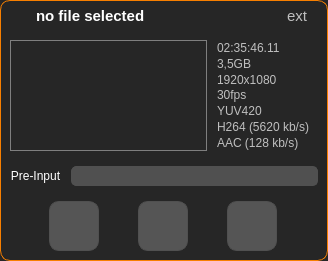
                 <widget class="QFrame" name="i_frame">
                  <property name="minimumSize">
                   <size>
                    <width>328</width>
                    <height>250</height>
                   </size>
                  </property>
                  <property name="maximumSize">
                   <size>
                    <width>375</width>
                    <height>290</height>
                   </size>
                  </property>
                  <property name="styleSheet">
                   <string notr="true">QFrame {
	background-color: #262626;
	border: 1px solid #f77f00;
	border-radius: 10px;
}</string>
                  </property>
                  <property name="frameShape">
                   <enum>QFrame::StyledPanel</enum>
                  </property>
                  <property name="frameShadow">
                   <enum>QFrame::Raised</enum>
                  </property>
                  <layout class="QVBoxLayout" name="verticalLayout_2">
                   <property name="spacing">
                    <number>0</number>
                   </property>
                   <property name="leftMargin">
                    <number>0</number>
                   </property>
                   <property name="topMargin">
                    <number>0</number>
                   </property>
                   <property name="rightMargin">
                    <number>0</number>
                   </property>
                   <property name="bottomMargin">
                    <number>0</number>
                   </property>
                   <item>
                    <widget class="QFrame" name="i_title_frame">
                     <property name="minimumSize">
                      <size>
                       <width>0</width>
                       <height>30</height>
                      </size>
                     </property>
                     <property name="maximumSize">
                      <size>
                       <width>16777215</width>
                       <height>30</height>
                      </size>
                     </property>
                     <property name="styleSheet">
                      <string notr="true">QFrame {
	background-color: none;
	border: none;
	border-radius: none;
}</string>
                     </property>
                     <property name="frameShape">
                      <enum>QFrame::NoFrame</enum>
                     </property>
                     <property name="frameShadow">
                      <enum>QFrame::Plain</enum>
                     </property>
                     <layout class="QHBoxLayout" name="horizontalLayout_2">
                      <property name="spacing">
                       <number>5</number>
                      </property>
                      <property name="leftMargin">
                       <number>0</number>
                      </property>
                      <property name="topMargin">
                       <number>0</number>
                      </property>
                      <property name="rightMargin">
                       <number>0</number>
                      </property>
                      <property name="bottomMargin">
                       <number>0</number>
                      </property>
                      <item>
                       <widget class="QLabel" name="i_icon">
                        <property name="minimumSize">
                         <size>
                          <width>30</width>
                          <height>30</height>
                         </size>
                        </property>
                        <property name="maximumSize">
                         <size>
                          <width>30</width>
                          <height>30</height>
                         </size>
                        </property>
                        <property name="cursor">
                         <cursorShape>PointingHandCursor</cursorShape>
                        </property>
                        <property name="pixmap">
                         <pixmap resource="../resources/resources.qrc">:/icons/icons/login_white_24dp.svg</pixmap>
                        </property>
                        <property name="alignment">
                         <set>Qt::AlignCenter</set>
                        </property>
                       </widget>
                      </item>
                      <item>
                       <widget class="QLabel" name="i_title">
                        <property name="minimumSize">
                         <size>
                          <width>0</width>
                          <height>30</height>
                         </size>
                        </property>
                        <property name="maximumSize">
                         <size>
                          <width>16777215</width>
                          <height>30</height>
                         </size>
                        </property>
                        <property name="styleSheet">
                         <string notr="true">QLabel {
	color: white;
	font-family: &quot;Segoe UI&quot;;
	font-size: 11pt;
	font-weight: bold;
}</string>
                        </property>
                        <property name="text">
                         <string>no file selected</string>
                        </property>
                        <property name="wordWrap">
                         <bool>false</bool>
                        </property>
                       </widget>
                      </item>
                      <item>
                       <widget class="QLabel" name="i_ext">
                        <property name="minimumSize">
                         <size>
                          <width>60</width>
                          <height>30</height>
                         </size>
                        </property>
                        <property name="maximumSize">
                         <size>
                          <width>60</width>
                          <height>30</height>
                         </size>
                        </property>
                        <property name="styleSheet">
                         <string notr="true">QLabel {
	color: #bfbfbf;
	font-family: &quot;Segoe UI&quot;;
	font-size: 11pt;
}</string>
                        </property>
                        <property name="text">
                         <string>ext</string>
                        </property>
                        <property name="alignment">
                         <set>Qt::AlignCenter</set>
                        </property>
                       </widget>
                      </item>
                     </layout>
                    </widget>
                   </item>
                   <item>
                    <widget class="QFrame" name="i_contents_frame">
                     <property name="enabled">
                      <bool>false</bool>
                     </property>
                     <property name="minimumSize">
                      <size>
                       <width>0</width>
                       <height>220</height>
                      </size>
                     </property>
                     <property name="maximumSize">
                      <size>
                       <width>16777215</width>
                       <height>16777215</height>
                      </size>
                     </property>
                     <property name="styleSheet">
                      <string notr="true">QFrame {
	background-color: none;
	border: none;
	border-radius: none;
}</string>
                     </property>
                     <property name="frameShape">
                      <enum>QFrame::StyledPanel</enum>
                     </property>
                     <property name="frameShadow">
                      <enum>QFrame::Raised</enum>
                     </property>
                     <layout class="QVBoxLayout" name="verticalLayout_4">
                      <property name="spacing">
                       <number>15</number>
                      </property>
                      <item>
                       <widget class="QFrame" name="i_preview_frame">
                        <property name="minimumSize">
                         <size>
                          <width>0</width>
                          <height>111</height>
                         </size>
                        </property>
                        <property name="maximumSize">
                         <size>
                          <width>16777215</width>
                          <height>111</height>
                         </size>
                        </property>
                        <property name="frameShape">
                         <enum>QFrame::StyledPanel</enum>
                        </property>
                        <property name="frameShadow">
                         <enum>QFrame::Raised</enum>
                        </property>
                        <layout class="QHBoxLayout" name="horizontalLayout_4">
                         <property name="spacing">
                          <number>10</number>
                         </property>
                         <property name="leftMargin">
                          <number>0</number>
                         </property>
                         <property name="topMargin">
                          <number>0</number>
                         </property>
                         <property name="rightMargin">
                          <number>0</number>
                         </property>
                         <property name="bottomMargin">
                          <number>0</number>
                         </property>
                         <item>
                          <widget class="QLabel" name="i_preview">
                           <property name="minimumSize">
                            <size>
                             <width>197</width>
                             <height>111</height>
                            </size>
                           </property>
                           <property name="maximumSize">
                            <size>
                             <width>197</width>
                             <height>111</height>
                            </size>
                           </property>
                           <property name="styleSheet">
                            <string notr="true">QLabel {
	border: 1px solid #7f7f7f;
	border-radius: 0px;
}</string>
                           </property>
                           <property name="scaledContents">
                            <bool>true</bool>
                           </property>
                           <property name="alignment">
                            <set>Qt::AlignCenter</set>
                           </property>
                          </widget>
                         </item>
                         <item>
                          <widget class="QFrame" name="i_param_frame">
                           <property name="frameShape">
                            <enum>QFrame::NoFrame</enum>
                           </property>
                           <property name="frameShadow">
                            <enum>QFrame::Raised</enum>
                           </property>
                           <layout class="QVBoxLayout" name="verticalLayout_3">
                            <property name="spacing">
                             <number>0</number>
                            </property>
                            <property name="leftMargin">
                             <number>0</number>
                            </property>
                            <property name="topMargin">
                             <number>0</number>
                            </property>
                            <property name="rightMargin">
                             <number>0</number>
                            </property>
                            <property name="bottomMargin">
                             <number>0</number>
                            </property>
                            <item>
                             <widget class="QLabel" name="i_duration">
                              <property name="font">
                               <font>
                                <family>Segoe UI</family>
                               </font>
                              </property>
                              <property name="styleSheet">
                               <string notr="true">QLabel {
	color: #bfbfbf;
}

QLabel:hover {
	color: white;

}</string>
                              </property>
                              <property name="text">
                               <string>&lt;html&gt;&lt;head/&gt;&lt;body&gt;&lt;p&gt;02:35:46.11&lt;/p&gt;&lt;/body&gt;&lt;/html&gt;</string>
                              </property>
                             </widget>
                            </item>
                            <item>
                             <widget class="QLabel" name="i_size">
                              <property name="font">
                               <font>
                                <family>Segoe UI</family>
                               </font>
                              </property>
                              <property name="styleSheet">
                               <string notr="true">QLabel {
	color: #bfbfbf;
}

QLabel:hover {
	color: white;

}</string>
                              </property>
                              <property name="text">
                               <string>&lt;html&gt;&lt;head/&gt;&lt;body&gt;&lt;p&gt;3,5GB&lt;/p&gt;&lt;/body&gt;&lt;/html&gt;</string>
                              </property>
                             </widget>
                            </item>
                            <item>
                             <widget class="QLabel" name="i_resolution">
                              <property name="font">
                               <font>
                                <family>Segoe UI</family>
                               </font>
                              </property>
                              <property name="styleSheet">
                               <string notr="true">QLabel {
	color: #bfbfbf;
}

QLabel:hover {
	color: white;

}</string>
                              </property>
                              <property name="text">
                               <string>&lt;html&gt;&lt;head/&gt;&lt;body&gt;&lt;p&gt;1920x1080&lt;/p&gt;&lt;/body&gt;&lt;/html&gt;</string>
                              </property>
                             </widget>
                            </item>
                            <item>
                             <widget class="QLabel" name="i_framerate">
                              <property name="font">
                               <font>
                                <family>Segoe UI</family>
                               </font>
                              </property>
                              <property name="styleSheet">
                               <string notr="true">QLabel {
	color: #bfbfbf;
}

QLabel:hover {
	color: white;

}</string>
                              </property>
                              <property name="text">
                               <string>&lt;html&gt;&lt;head/&gt;&lt;body&gt;&lt;p&gt;30fps&lt;/p&gt;&lt;/body&gt;&lt;/html&gt;</string>
                              </property>
                             </widget>
                            </item>
                            <item>
                             <widget class="QLabel" name="i_pix_format">
                              <property name="font">
                               <font>
                                <family>Segoe UI</family>
                               </font>
                              </property>
                              <property name="styleSheet">
                               <string notr="true">QLabel {
	color: #bfbfbf;
}

QLabel:hover {
	color: white;

}</string>
                              </property>
                              <property name="text">
                               <string>&lt;html&gt;&lt;head/&gt;&lt;body&gt;&lt;p&gt;YUV420&lt;/p&gt;&lt;/body&gt;&lt;/html&gt;</string>
                              </property>
                             </widget>
                            </item>
                            <item>
                             <widget class="QLabel" name="i_vcodec">
                              <property name="font">
                               <font>
                                <family>Segoe UI</family>
                               </font>
                              </property>
                              <property name="styleSheet">
                               <string notr="true">QLabel {
	color: #bfbfbf;
}

QLabel:hover {
	color: white;

}</string>
                              </property>
                              <property name="text">
                               <string>&lt;html&gt;&lt;head/&gt;&lt;body&gt;&lt;p&gt;H264 (5620 kb/s)&lt;/p&gt;&lt;/body&gt;&lt;/html&gt;</string>
                              </property>
                             </widget>
                            </item>
                            <item>
                             <widget class="QLabel" name="i_acodec">
                              <property name="font">
                               <font>
                                <family>Segoe UI</family>
                               </font>
                              </property>
                              <property name="styleSheet">
                               <string notr="true">QLabel {
	color: #bfbfbf;
}

QLabel:hover {
	color: white;

}</string>
                              </property>
                              <property name="text">
                               <string>&lt;html&gt;&lt;head/&gt;&lt;body&gt;&lt;p&gt;AAC (128 kb/s)&lt;/p&gt;&lt;/body&gt;&lt;/html&gt;</string>
                              </property>
                             </widget>
                            </item>
                           </layout>
                          </widget>
                         </item>
                        </layout>
                       </widget>
                      </item>
                      <item>
                       <widget class="QFrame" name="i_preinput_frame">
                        <property name="maximumSize">
                         <size>
                          <width>16777215</width>
                          <height>20</height>
                         </size>
                        </property>
                        <property name="frameShape">
                         <enum>QFrame::StyledPanel</enum>
                        </property>
                        <property name="frameShadow">
                         <enum>QFrame::Raised</enum>
                        </property>
                        <layout class="QFormLayout" name="formLayout">
                         <property name="horizontalSpacing">
                          <number>10</number>
                         </property>
                         <property name="verticalSpacing">
                          <number>0</number>
                         </property>
                         <property name="leftMargin">
                          <number>0</number>
                         </property>
                         <property name="topMargin">
                          <number>0</number>
                         </property>
                         <property name="rightMargin">
                          <number>0</number>
                         </property>
                         <property name="bottomMargin">
                          <number>0</number>
                         </property>
                         <item row="0" column="0">
                          <widget class="QLabel" name="i_preinput_label">
                           <property name="minimumSize">
                            <size>
                             <width>48</width>
                             <height>0</height>
                            </size>
                           </property>
                           <property name="font">
                            <font>
                             <family>Segoe UI</family>
                            </font>
                           </property>
                           <property name="styleSheet">
                            <string notr="true">color: white;</string>
                           </property>
                           <property name="text">
                            <string>Pre-Input</string>
                           </property>
                           <property name="alignment">
                            <set>Qt::AlignCenter</set>
                           </property>
                           <property name="buddy">
                            <cstring>i_preinput_input</cstring>
                           </property>
                          </widget>
                         </item>
                         <item row="0" column="1">
                          <widget class="QLineEdit" name="i_preinput_input">
                           <property name="styleSheet">
                            <string notr="true">QLineEdit {
	background-color: #333333;
	color: white;
	border: 1px solid #7f7f7f;
	border-radius: 5px;
	padding: 2px;

}

QLineEdit:disabled {
	background-color: rgb(80, 80, 80);
	border-color: rgb(80, 80, 80);
}

QLineEdit:hover {
	background-color: #333333;
	color: white;
	border: 1px solid #f77f00;
	border-radius: 5px;
	padding: 2px;
}

QLineEdit:focus {
	background-color: #333333;
	color: white;
	border: 1px solid #f77f00;
	border-radius: 5px;
	padding: 2px;
}</string>
                           </property>
                          </widget>
                         </item>
                        </layout>
                       </widget>
                      </item>
                      <item>
                       <widget class="QFrame" name="i_tools_frame">
                        <property name="maximumSize">
                         <size>
                          <width>16777215</width>
                          <height>70</height>
                         </size>
                        </property>
                        <property name="frameShape">
                         <enum>QFrame::StyledPanel</enum>
                        </property>
                        <property name="frameShadow">
                         <enum>QFrame::Raised</enum>
                        </property>
                        <layout class="QHBoxLayout" name="horizontalLayout_6">
                         <property name="spacing">
                          <number>0</number>
                         </property>
                         <property name="leftMargin">
                          <number>0</number>
                         </property>
                         <property name="topMargin">
                          <number>0</number>
                         </property>
                         <property name="rightMargin">
                          <number>0</number>
                         </property>
                         <property name="bottomMargin">
                          <number>0</number>
                         </property>
                         <item>
                          <widget class="QPushButton" name="i_info">
                           <property name="minimumSize">
                            <size>
                             <width>50</width>
                             <height>50</height>
                            </size>
                           </property>
                           <property name="maximumSize">
                            <size>
                             <width>50</width>
                             <height>50</height>
                            </size>
                           </property>
                           <property name="styleSheet">
                            <string notr="true">QPushButton {
	background-color: none;
	border-radius: 10px;
	border: 1px solid white;
}

QPushButton:hover {
	border: 1px solid #f77f00;
}

QPushButton:pressed {
	background-color: #f77f00;
}

QPushButton:disabled {
	background-color: #555555;
	color: #262626;
	border-color: rgb(80, 80, 80);
}</string>
                           </property>
                           <property name="icon">
                            <iconset resource="../resources/resources.qrc">
                             <normaloff>:/icons/icons/info_white_24dp.svg</normaloff>:/icons/icons/info_white_24dp.svg</iconset>
                           </property>
                           <property name="iconSize">
                            <size>
                             <width>24</width>
                             <height>24</height>
                            </size>
                           </property>
                          </widget>
                         </item>
                         <item>
                          <widget class="QPushButton" name="i_trim">
                           <property name="minimumSize">
                            <size>
                             <width>50</width>
                             <height>50</height>
                            </size>
                           </property>
                           <property name="maximumSize">
                            <size>
                             <width>50</width>
                             <height>50</height>
                            </size>
                           </property>
                           <property name="styleSheet">
                            <string notr="true">QPushButton {
	background-color: none;
	border-radius: 10px;
	border: 1px solid white;
}

QPushButton:hover {
	border: 1px solid #f77f00;
}

QPushButton:pressed {
	background-color: #f77f00;
}

QPushButton:disabled {
	background-color: #555555;
	color: #262626;
	border-color: rgb(80, 80, 80);

}</string>
                           </property>
                           <property name="icon">
                            <iconset resource="../resources/resources.qrc">
                             <normaloff>:/icons/icons/content_cut_white_24dp.svg</normaloff>:/icons/icons/content_cut_white_24dp.svg</iconset>
                           </property>
                           <property name="iconSize">
                            <size>
                             <width>24</width>
                             <height>24</height>
                            </size>
                           </property>
                          </widget>
                         </item>
                         <item>
                          <widget class="QPushButton" name="i_crop">
                           <property name="minimumSize">
                            <size>
                             <width>50</width>
                             <height>50</height>
                            </size>
                           </property>
                           <property name="maximumSize">
                            <size>
                             <width>50</width>
                             <height>50</height>
                            </size>
                           </property>
                           <property name="styleSheet">
                            <string notr="true">QPushButton {
	background-color: none;
	border-radius: 10px;
	border: 1px solid white;
}

QPushButton:hover {
	border: 1px solid #f77f00;
}

QPushButton:pressed {
	background-color: #f77f00;
}

QPushButton:disabled {
	background-color: #555555;
	color: #262626;
	border-color: rgb(80, 80, 80);

}</string>
                           </property>
                           <property name="icon">
                            <iconset resource="../resources/resources.qrc">
                             <normaloff>:/icons/icons/crop_white_24dp.svg</normaloff>:/icons/icons/crop_white_24dp.svg</iconset>
                           </property>
                           <property name="iconSize">
                            <size>
                             <width>24</width>
                             <height>24</height>
                            </size>
                           </property>
                          </widget>
                         </item>
                        </layout>
                       </widget>
                      </item>
                     </layout>
                    </widget>
                   </item>
                  </layout>
                 </widget>
